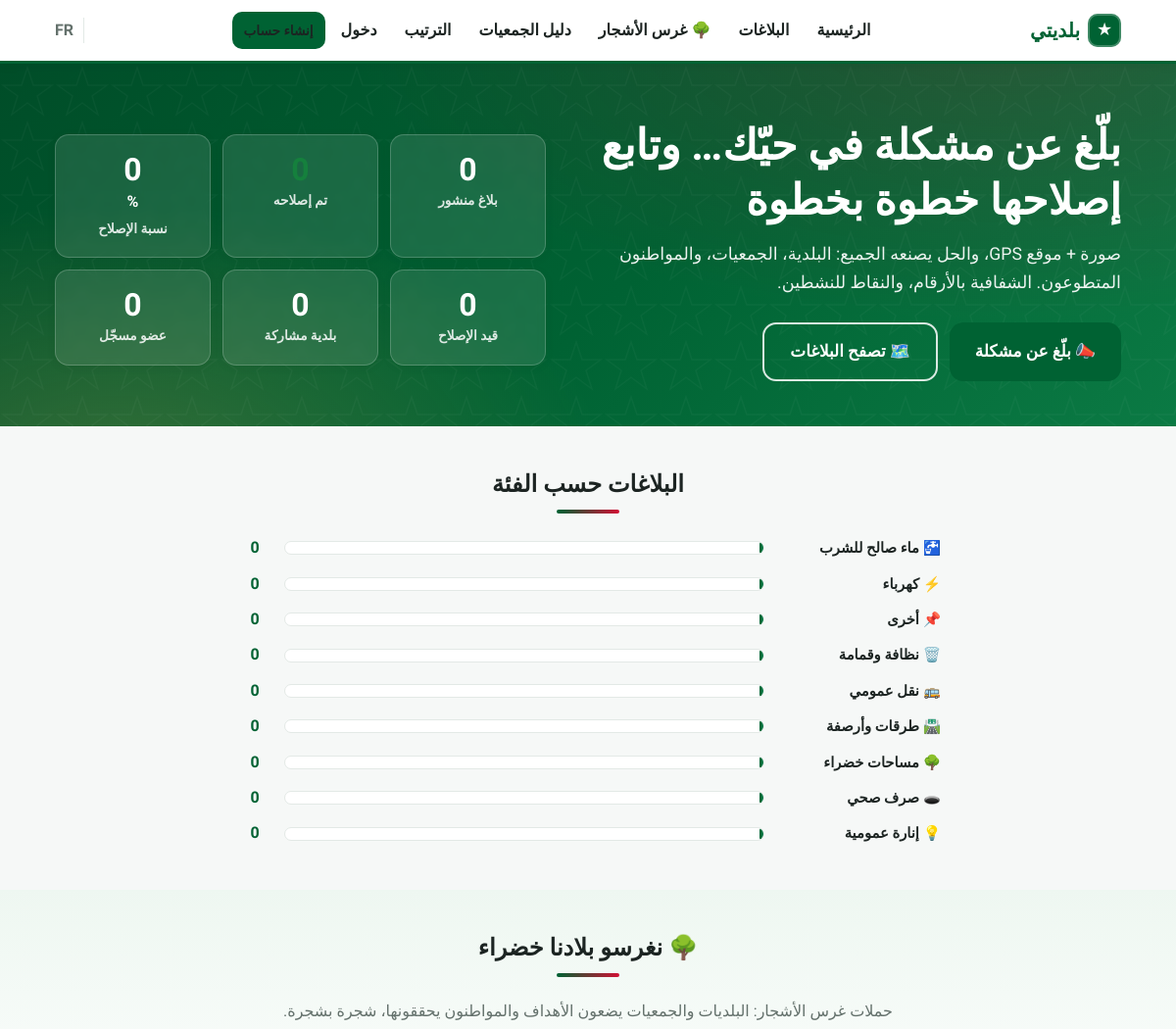
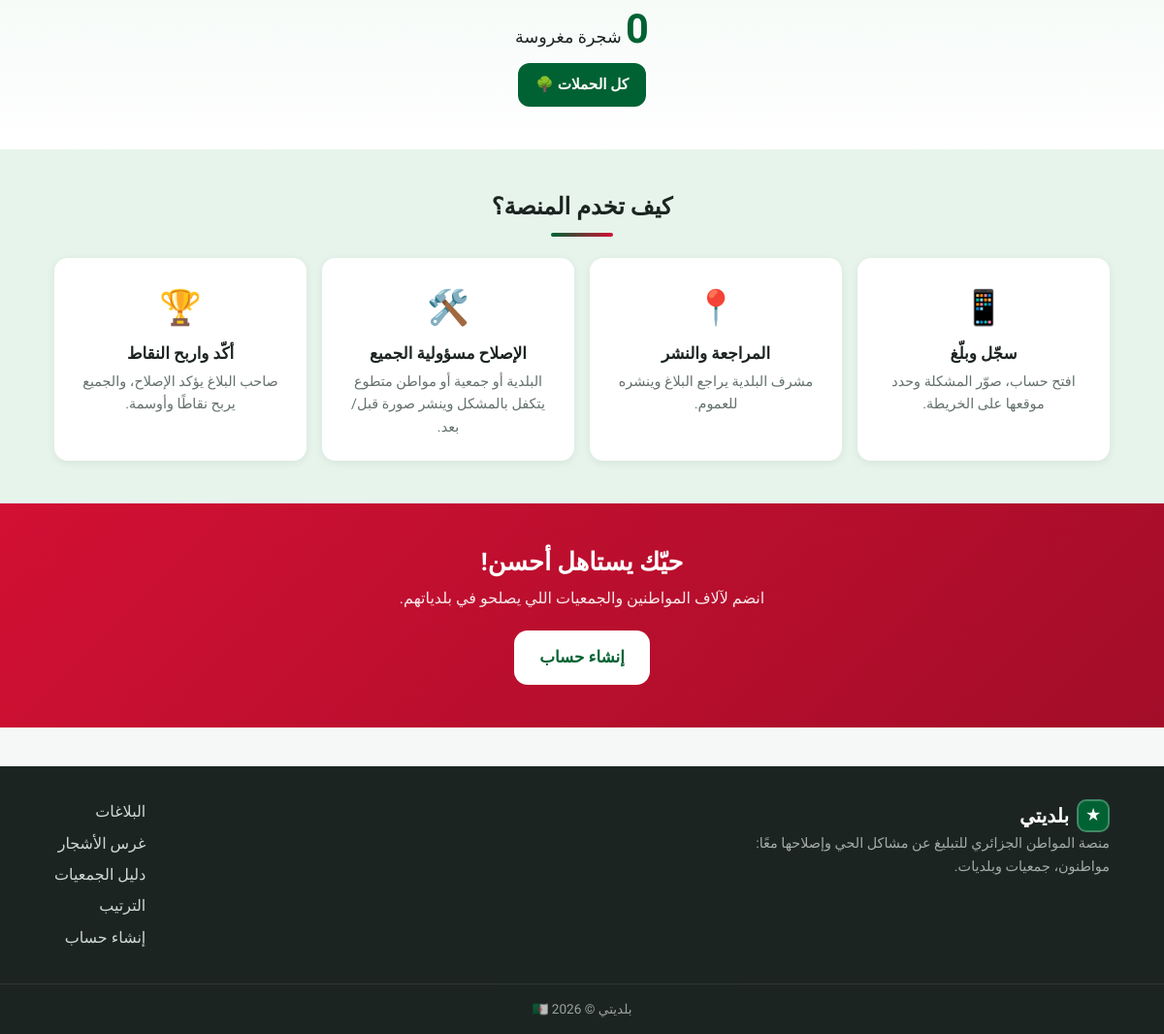
The page / on the database its author committed (2 pictures, top to bottom).
### tables this page shows
CREATE TABLE categories (
  id INT AUTO_INCREMENT PRIMARY KEY,
  name_ar VARCHAR(80) NOT NULL,
  name_fr VARCHAR(80) NOT NULL,
  icon VARCHAR(16) NOT NULL DEFAULT '🏷️',
  is_active TINYINT(1) NOT NULL DEFAULT 1
);

### includes/functions.php (called while the page is built, shortened)
<?php
require_once __DIR__ . '/db.php';
function e(?string $s): string
{
    return htmlspecialchars((string) $s, ENT_QUOTES, 'UTF-8');
}
function url(string $path = ''): string
{
    return WEB_BASE . '/' . ltrim($path, '/');
}
function lang(): string
{
    return (isset($_SESSION['lang']) && $_SESSION['lang'] === 'fr') ? 'fr' : 'ar';
}
function t(string $key, ...$args): string
{
    static $strings = null;
    if ($strings === null) {
        $strings = require BASE_PATH . '/includes/lang/' . lang() . '.php';
    }
    $s = $strings[$key] ?? $key;
    return $args ? vsprintf($s, $args) : $s;
}
function lc(array $row, string $col): string
{
    return (string) ($row[$col . '_' . lang()] ?? $row[$col . '_ar'] ?? '');
}
function site_settings(): array
{
    static $s = null;
    if ($s === null) {
        $s = [];
    }
    return $s;
}
function site_setting(string $k, string $default = ''): string
{
    $v = site_settings()[$k] ?? '';
    return $v !== '' ? $v : $default;
}
function site_text(string $settingBase, string $langKey): string
{
    return site_setting($settingBase . '_' . lang()) ?: t($langKey);
}
function module_on(string $module): bool
{
    return site_setting('mod_' . $module) !== '0';
}

### includes/auth.php (called while the page is built, shortened)
<?php
require_once __DIR__ . '/db.php';
require_once __DIR__ . '/functions.php';
function current_user(): ?array
{
    static $user = false;
    if ($user === false) {
        $user = null;
    }
    return $user;
}

### includes/db.php (called while the page is built, shortened)
<?php
function db(): PDO
{
    static $pdo = null;
    if ($pdo === null) {
        try {
            $pdo = new PDO(
                'mysql:host=' . DB_HOST . ';dbname=' . DB_NAME . ';charset=utf8mb4',
                DB_USER,
                DB_PASS,
                [
                    PDO::ATTR_ERRMODE            => PDO::ERRMODE_EXCEPTION,
                    PDO::ATTR_DEFAULT_FETCH_MODE => PDO::FETCH_ASSOC,
                    PDO::ATTR_EMULATE_PREPARES   => false,
                ]
            );
        } catch (PDOException $e) {
            http_response_code(500);
            die('Database connection failed. Check includes/config.php — تعذّر الاتصال بقاعدة البيانات، تحقق من ملف الإعدادات.');
        }
    }
    return $pdo;
}

### includes/trees.php (called while the page is built, shortened)
<?php
require_once __DIR__ . '/db.php';
function trees_total(): int
{
    try {
        return (int) db()->query("SELECT COALESCE(SUM(trees),0) t FROM tree_plantings WHERE status='approved'")
            ->fetch()['t'];
    } catch (Throwable $e) {
        return 0;
    }
}

### index.php (the view, shortened to what this page needs)
<?php
require_once __DIR__ . '/includes/auth.php';
require_once __DIR__ . '/includes/trees.php';
$db = db();
$treesTotal = trees_total();
$S = $db->query("SELECT
    (SELECT COUNT(*) FROM complaints WHERE status NOT IN ('pending','rejected')) AS total,
    (SELECT COUNT(*) FROM complaints WHERE status IN ('resolved','closed')) AS resolved,
    (SELECT COUNT(*) FROM complaints WHERE status = 'in_progress') AS in_progress,
    (SELECT COUNT(DISTINCT commune_id) FROM complaints WHERE status NOT IN ('pending','rejected')) AS communes,
    (SELECT COUNT(*) FROM users WHERE role = 'citizen') AS citizens,
    (SELECT COUNT(*) FROM users WHERE role = 'association' AND is_verified = 1) AS assocs")->fetch();
$rate = $S['total'] > 0 ? (int) round($S['resolved'] * 100 / $S['total']) : 0;
$cats = $db->query("SELECT c.id, c.name_ar, c.name_fr, c.icon, COUNT(x.id) AS n
    FROM categories c
    LEFT JOIN complaints x ON x.category_id = c.id AND x.status NOT IN ('pending','rejected')
    WHERE c.is_active = 1
    GROUP BY c.id, c.name_ar, c.name_fr, c.icon ORDER BY n DESC")->fetchAll();
$maxCat = 1;
foreach ($cats as $c) {
    $maxCat = max($maxCat, (int) $c['n']);
}
require __DIR__ . '/includes/layout/header.php';
?>
<section class="hero">
  <div class="container hero-inner">
    <div class="hero-text">
      <h1><?= e(site_text('hero_title', 'hero_h1')) ?></h1>
      <p class="hero-sub"><?= e(site_text('hero_sub', 'hero_sub')) ?></p>
      <div class="hero-cta">
        <?php if (module_on('complaints')): ?>
        <a class="btn btn-primary btn-lg" href="<?= e(url($me ? 'dashboard/new-complaint.php' : 'register.php')) ?>">📣 <?= e(t('hero_cta_report')) ?></a>
        <a class="btn btn-ghost btn-lg" href="<?= e(url('complaints.php')) ?>">🗺️ <?= e(t('hero_cta_browse')) ?></a>
        <?php else: ?>
        <a class="btn btn-primary btn-lg" href="<?= e(url('trees.php')) ?>">🌳 <?= e(t('home_trees_cta')) ?></a>
        <a class="btn btn-ghost btn-lg" href="<?= e(url('register.php')) ?>"><?= e(t('nav_register')) ?></a>
        <?php endif; ?>
      </div>
    </div>
    <?php if (module_on('complaints')): ?>
    <div class="hero-stats">
      <div class="stat-card"><span class="stat-num" data-count="<?= (int) $S['total'] ?>">0</span><span class="stat-label"><?= e(t('stat_total')) ?></span></div>
      <div class="stat-card stat-green"><span class="stat-num" data-count="<?= (int) $S['resolved'] ?>">0</span><span class="stat-label"><?= e(t('stat_resolved')) ?></span></div>
      <div class="stat-card"><span class="stat-num" data-count="<?= $rate ?>">0</span><span class="stat-suffix">%</span><span class="stat-label"><?= e(t('stat_rate')) ?></span></div>
      <div class="stat-card"><span class="stat-num" data-count="<?= (int) $S['in_progress'] ?>">0</span><span class="stat-label"><?= e(t('stat_in_progress')) ?></span></div>
      <div class="stat-card"><span class="stat-num" data-count="<?= (int) $S['communes'] ?>">0</span><span class="stat-label"><?= e(t('stat_communes')) ?></span></div>
      <div class="stat-card"><span class="stat-num" data-count="<?= (int) $S['citizens'] + (int) $S['assocs'] ?>">0</span><span class="stat-label"><?= e(t('stat_members')) ?></span></div>
    </div>
    <?php endif; ?>
  </div>
</section>
<?php if (module_on('complaints')): ?>
<section class="section">
  <div class="container">
    <h2 class="section-title"><?= e(t('home_by_category')) ?></h2>
    <div class="cat-bars">
      <?php foreach ($cats as $c): ?>
      <div class="cat-bar">
        <span class="cat-bar-label"><?= e($c['icon']) ?> <?= e(lc($c, 'name')) ?></span>
        <div class="cat-bar-track"><div class="cat-bar-fill" style="width:<?= (int) round($c['n'] * 100 / $maxCat) ?>%"></div></div>
        <span class="cat-bar-num"><?= (int) $c['n'] ?></span>
      </div>
      <?php endforeach; ?>
    </div>
  </div>
</section>
<?php endif; ?>
<?php if (module_on('trees')): ?>
<section class="section trees-band">
  <div class="container">
    <h2 class="section-title">🌳 <?= e(t('home_trees_title')) ?></h2>
    <p class="center muted trees-band-sub"><?= e(t('home_trees_sub')) ?></p>
    <p class="center trees-total"><span class="stat-num" data-count="<?= $treesTotal ?>">0</span> <?= e(t('trees_planted')) ?></p>
    <p class="center"><a class="btn btn-primary" href="<?= e(url('trees.php')) ?>"><?= e(t('home_trees_cta')) ?></a></p>
  </div>
</section>
<?php endif; ?>
<?php if (module_on('complaints')): ?>
<section class="section section-alt">
  <div class="container">
    <h2 class="section-title"><?= e(t('home_how_title')) ?></h2>
    <div class="steps">
      <div class="step"><span class="step-icon">📱</span><h3><?= e(t('how_1_t')) ?></h3><p><?= e(t('how_1_d')) ?></p></div>
      <div class="step"><span class="step-icon">📍</span><h3><?= e(t('how_2_t')) ?></h3><p><?= e(t('how_2_d')) ?></p></div>
      <div class="step"><span class="step-icon">🛠️</span><h3><?= e(t('how_3_t')) ?></h3><p><?= e(t('how_3_d')) ?></p></div>
      <div class="step"><span class="step-icon">🏆</span><h3><?= e(t('how_4_t')) ?></h3><p><?= e(t('how_4_d')) ?></p></div>
    </div>
  </div>
</section>
<?php endif; ?>
<section class="cta-band">
  <div class="container center">
    <h2><?= e(t('home_cta_title')) ?></h2>
    <p><?= e(t('home_cta_sub')) ?></p>
    <a class="btn btn-light btn-lg" href="<?= e(url('register.php')) ?>"><?= e(t('nav_register')) ?></a>
  </div>
</section>
<?php require __DIR__ . '/includes/layout/footer.php'; ?>

### rows shown on the page
categories: icon "🚰", name_ar "ماء صالح للشرب", n "0"
categories: icon "⚡", name_ar "كهرباء", n "0"
categories: icon "📌", name_ar "أخرى", n "0"
categories: icon "🗑️", name_ar "نظافة وقمامة", n "0"
categories: icon "🚌", name_ar "نقل عمومي", n "0"
categories: icon "🛣️", name_ar "طرقات وأرصفة", n "0"
categories: icon "🌳", name_ar "مساحات خضراء", n "0"
categories: icon "🕳️", name_ar "صرف صحي", n "0"
categories: icon "💡", name_ar "إنارة عمومية", n "0"

### other values the page prints
app_name() "بلديتي"
t('nav_home') "الرئيسية"
t('nav_complaints') "البلاغات"
t('nav_trees') "غرس الأشجار"
t('nav_directory') "دليل الجمعيات"
t('nav_leaderboard') "الترتيب"
t('nav_login') "دخول"
t('nav_register') "إنشاء حساب"
site_text('hero_title', 'hero_h1') "بلّغ عن مشكلة في حيّك… وتابع إصلاحها خطوة بخطوة"
site_text('hero_sub', 'hero_sub') "صورة + موقع GPS، والحل يصنعه الجميع: البلدية، الجمعيات، والمواطنون المتطوعون. الشفافية بالأرقام، والنقاط للنشطين."
t('hero_cta_report') "بلّغ عن مشكلة"
t('hero_cta_browse') "تصفح البلاغات"
t('stat_total') "بلاغ منشور"
t('stat_resolved') "تم إصلاحه"
t('stat_rate') "نسبة الإصلاح"
